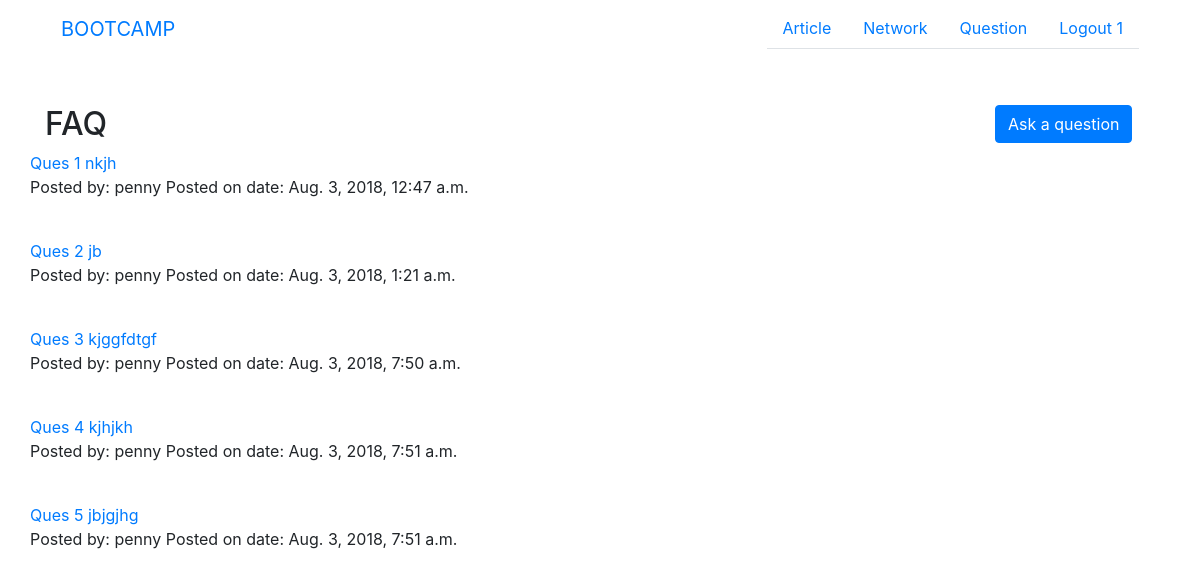
The page /1/qa/ (signed in) on the database its author committed.
### qa/models.py (models this page shows)
class Questions(models.Model):
	ques_text = models.CharField(max_length = 200)
	posted_by = models.ForeignKey(Registers, on_delete = models.CASCADE, null = True)
	pub_at = models.DateTimeField(default=datetime.now)
	def __str__(self):
		return self.ques_text

### feeds/models.py (models this page shows)
class Registers(models.Model):
	username = models.CharField(max_length = 200)
	email = models.CharField(max_length = 200)
	password = models.CharField(max_length = 200)
	def __str__(self):
		return self.username

### qa/views.py (the view)
# urls.py: url(r'^(?P<id>[\w\d_.-]+)/qa/', include('qa.urls')),
def qa(request, id):
	if request.session.get('login_id'):
		ques = Questions.objects.all()
		answer = Answers.objects.all()
		return render(request, 'qa/index.html' , {'id':id, 'ques':ques, 'ans':answer})
	else:
		return redirect('../bootcamp/')

### qa/templates/qa/index.html (shortened to what this page needs)
<html>
{% include '../bootcamp/navbar.html' %}
<body>
	<div class="container">
		<div class="row">
			<div class="col-lg-10"><h2>FAQ</h2></div>
			<div class="col-lg-2">
				<a href="{% url 'ask_ques' id %}"><button class="btn btn-primary btn-medium">Ask a question</button></a>
			</div>
			{% for ques in ques %}
			<div class="panel-group" id="accordion"> <div class="panel panel-default">
				<div class="panel-heading">
					<div class="panel-title">
					<a data-toggle="collapse" data-parent="#accordion" href="#collapseOne{{ ques.id }}">
					Ques {{ques.id}} {{ ques.ques_text }}
					</a>
					<p>Posted by: {{ ques.posted_by }}
						Posted on date: {{ ques.pub_at }}</p>
					</div>
				</div>
			</div>
			<br>
			{% endfor %}
		</div>
	</div>
</body>
</html>

### bootcamp/templates/bootcamp/navbar.html (shortened to what this page needs)
<html>
<head>
	<link rel="stylesheet" href="https://stackpath.bootstrapcdn.com/bootstrap/4.1.3/css/bootstrap.min.css">
</head>
<body>
<div class="container">
	<nav class="navbar">
		<div class="navbar-header">
	      <a class="navbar-brand" href="#">BOOTCAMP</a>
	   </div>
		<ul class="nav nav-tabs">
			<li class="navbar"><a href="{% url 'articles' id %}">Article</a></li>
			<li class="navbar"><a href="{% url 'network' id %}">Network</a></li>
			<li class="navbar"><a href="{% url 'qa' id %}">Question</a></li>
			<li class="navbar"><a href="{% url 'logout' %}">Logout {{ id }}</a></li>
		</ul>
	</nav>
	<br>
	<br>
</div>
</body>
</html>

### rows shown on the page
Questions: id "1", ques_text "nkjh", posted_by "penny", pub_at "Aug. 3, 2018, 12:47 a.m."
Questions: id "2", ques_text "jb", posted_by "penny", pub_at "Aug. 3, 2018, 1:21 a.m."
Questions: id "3", ques_text "kjggfdtgf", posted_by "penny", pub_at "Aug. 3, 2018, 7:50 a.m."
Questions: id "4", ques_text "kjhjkh", posted_by "penny", pub_at "Aug. 3, 2018, 7:51 a.m."
Questions: id "5", ques_text "jbjgjhg", posted_by "penny", pub_at "Aug. 3, 2018, 7:51 a.m."

### other values the page prints
{{ id }} "1"
